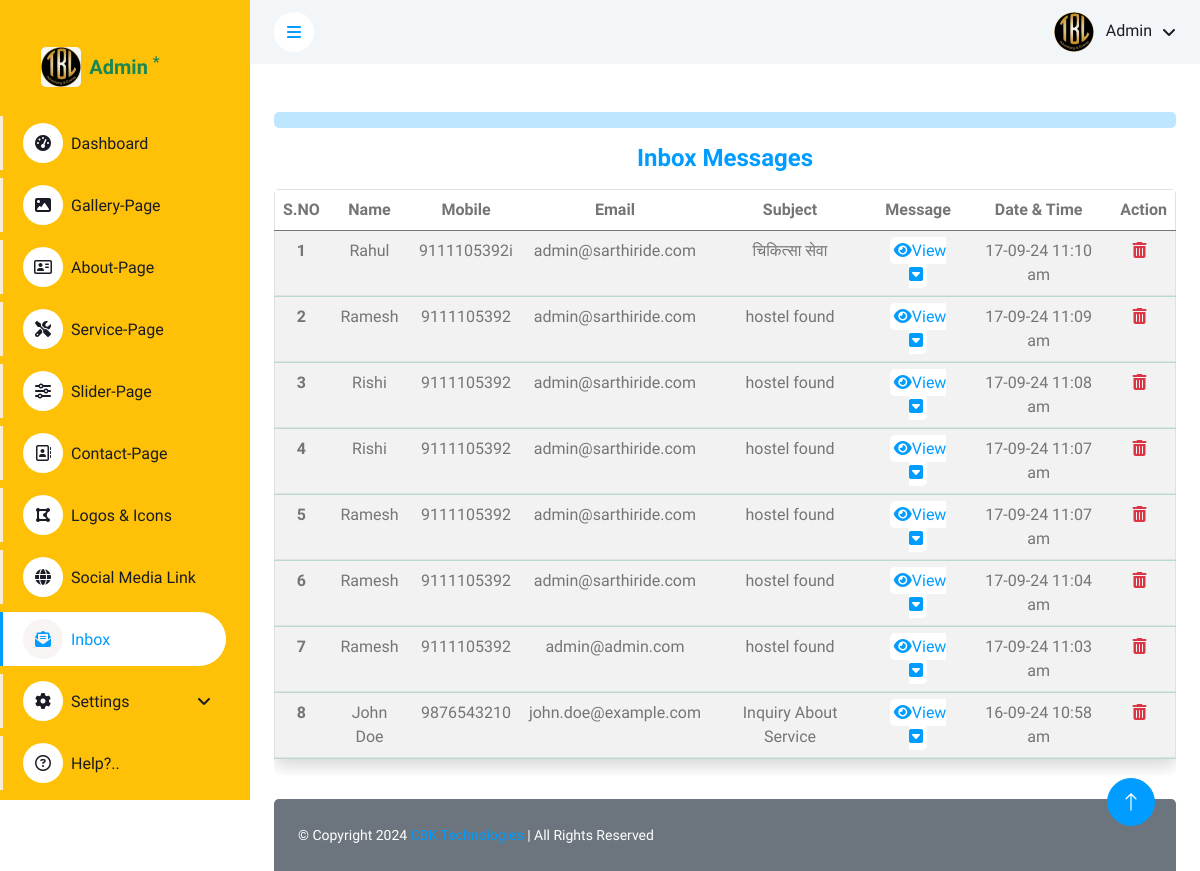
The app's page /admin/dash/inbox.php (signed in) with its own data.
### tables this page shows
CREATE TABLE `inbox` (
  `id` int(11) NOT NULL,
  `name` varchar(255) NOT NULL,
  `mobile` varchar(15) NOT NULL,
  `email` varchar(255) NOT NULL,
  `subject` varchar(255) NOT NULL,
  `message` text NOT NULL,
  `created_at` timestamp NOT NULL DEFAULT current_timestamp(),
  `action` varchar(255) DEFAULT NULL
);

### admin/config/function.php (called while the page is built, shortened)
<?php
function getvalfield($con, $table, $field, $where)
{
    $sql = "select $field from $table where $where";
    $getvalue =  mysqli_query($con, $sql);
    $getval   =  mysqli_fetch_row($getvalue);
    return $getval[0];
}

### admin/dash/inbox.php (the view, shortened to what this page needs)
<?php
$page_name = basename($_SERVER['PHP_SELF']);
?>
<?php include('../includes/header.php') ?>
<?php include('../includes/sidebar.php') ?>
<?php include('../includes/navbar.php') ?>
<div class="container-fluid px-4 pt-4">
    <hr class="text-primary p-2 rounded">
    <div class="row">
        <div class="col-sm-12 col-lg-12">
            <h4 class="text-center fw-bolder text-primary mb-3">Inbox Messages</h4>
            <div class="table-responsive rounded">
                <table class="table table-striped border shadow">
                    <thead class="head">
                        <tr class="text-center text-nowrap">
                            <th scope="col">S.NO</th>
                            <th scope="col">Name</th>
                            <th scope="col">Mobile</th>
                            <th scope="col">Email</th>
                            <th scope="col">Subject</th>
                            <th scope="col">Message</th>
                            <th scope="col">Date & Time</th>
                            <th scope="col">Action</th>
                        </tr>
                    </thead>
                    <tbody>
                        <?php
                        $i = 1;
                        $fetch = mysqli_query($conn, "SELECT * FROM inbox ORDER BY id DESC");
                        while ($row = mysqli_fetch_array($fetch)) {
                            $messageID = 'message' . $row['id'];
                        ?>
                            <tr class="text-center">
                                <th scope="row"><?= $i++ ?></th>
                                <td><?= htmlspecialchars($row['name']) ?></td>
                                <td><?= htmlspecialchars($row['mobile']) ?></td>
                                <td><?= htmlspecialchars($row['email']) ?></td>
                                <td><?= htmlspecialchars($row['subject']) ?></td>
                                <td>
                                    <a class="rounded p-1 bg-white" title="View-Message" data-bs-toggle="collapse" data-bs-target="#<?= $messageID ?>" aria-expanded="false" aria-controls="<?= $messageID ?>">
                                        <i class="fa-solid fa-eye"></i>View
                                        <i class="fa-solid fa-square-caret-down"></i>
                                    </a>
                                </td>
                                <td><?= htmlspecialchars(date('d-m-y g:i a', strtotime($row['created_at']))) ?></td>
                                <td class="">
                                    <a class="text-danger" href="#" onclick="confirmDelete(<?= $row['id']; ?>, 'inbox', 'id')">
                                        <i class="fas fa-trash-alt me-2" title="Delete"></i>
                                    </a>
                                </td>
                            </tr>
                            <tr class="collapse-row">
                                <td colspan="8" class="rounded alert-success m-0 p-0">
                                </td>
                            </tr>
                        <?php } ?>
                    </tbody>
                </table>
            </div>
        </div>
    </div>
</div>
<?php include('../includes/footer.php'); ?>

### admin/includes/sidebar.php (shortened to what this page needs)
<?php
$username = $_SESSION['username'];
$profile_picture = getvalfield($conn, "adminlogin", "profile_picture", "username='$username'");
?>
<div class="sidebar pe-4 pb-3 bg-warning">
    <nav class="navbar">
        <div class="d-flex align-items-center ms-2 mb-4" style="height: 50px;width: 185px;justify-content: center;">
            <div class="ms-0 d-flex">
                <img class="rounded me-lg-2" src="../dash/uploads/<?= $profile_picture ?>" alt="" style="width: 40px; height: 40px;">
                <h5 class="mb-0 text-success mt-2">Admin <sup class="text-success fw-bolder">*</sup></h5>
            </div>
        </div>
        <div class="navbar-nav w-100">
            <a href="../dash/" class="nav-item nav-link <?= ($page_name == 'index.php') ? 'active' : ''; ?>"><i class="fa fa-tachometer-alt me-2"></i>Dashboard</a>
            <a href="../dash/gallery.php" class="nav-item nav-link mt-2 <?= ($page_name == 'gallery.php') ? 'active' : ''; ?>"><i class="fas fa-image me-2"></i>Gallery-Page</a>
            <a href="../dash/about.php" class="nav-item nav-link mt-2 <?= ($page_name == 'about.php') ? 'active' : ''; ?>"><i class="fa-regular fa-address-card me-2"></i>About-Page</a>
            <a href="../dash/service.php" class="nav-item nav-link mt-2 <?= ($page_name == 'service.php') ? 'active' : ''; ?>"><i class="fas fa-tools me-2"></i>Service-Page</a>
            <a href="../dash/slider.php" class="nav-item nav-link mt-2 <?= ($page_name == 'slider.php') ? 'active' : ''; ?>"><i class="fas fa-sliders-h me-2"></i>Slider-Page</a>
            <a href="../dash/contact-info.php" class="nav-item nav-link mt-2 <?= ($page_name == 'contact-info.php') ? 'active' : ''; ?>"><i class="fa-regular fa-address-book me-2"></i>Contact-Page</a>
            <a href="../dash/logo-icon.php" class="nav-item nav-link mt-2 <?= ($page_name == 'logo-icon.php') ? 'active' : ''; ?>"><i class="fa-solid fa-draw-polygon me-2"></i>Logos & Icons</a>
            <a href="../dash/social-media.php" class="nav-item nav-link mt-2 <?= ($page_name == 'social-media.php') ? 'active' : ''; ?>"><i class="fa-solid fa-globe me-2"></i>Social Media Link</a>
            <a href="../dash/inbox.php" class="nav-item nav-link mt-2 <?= ($page_name == 'inbox.php') ? 'active' : ''; ?>"><i class="fa-solid fa-envelope-open-text me-2"></i>Inbox</a>
            <div class="nav-item dropdown mt-2">
                <a href="#" class="nav-link dropdown-toggle" data-bs-toggle="dropdown"><i class="fas fa-cog me-2"></i>Settings</a>
            </div>
            <a href="../dash/help.php" class="nav-item nav-link mt-2 <?= ($page_name == 'help.php') ? 'active' : ''; ?>"><i class="fa-regular fa-circle-question me-2"></i>Help?..</a>
        </div>
    </nav>
</div>

### admin/includes/navbar.php (shortened to what this page needs)
<?php
$username=$_SESSION['username'];
$profile_picture = getvalfield($conn, "adminlogin", "profile_picture", "username='$username'");
?>
<div class="content">
    <nav class="navbar navbar-expand bg-light navbar-light sticky-top px-4 py-0">
        <a href="#" class="sidebar-toggler flex-shrink-0">
            <i class="fa fa-bars"></i>
        </a>
        <div class="navbar-nav align-items-center ms-auto">
            <div class="nav-item dropdown">
                <a href="#" class="nav-link dropdown-toggle" data-bs-toggle="dropdown">
                    <img class="rounded-circle me-lg-2" src="../dash/uploads/<?=$profile_picture?>" alt="" style="width: 40px; height: 40px;">
                    <span class="d-none d-lg-inline-flex"><?=$username;?></span>
                </a>
            </div>
        </div>
    </nav>

### admin/css/style.css (style rules this page uses)
:root { --primary: #009CFF; --light: #f9f3f3df; --dark: #191C24; }
.sidebar { position: fixed; top: 0; left: 0; bottom: 0; width: 250px; height: 100vh; overflow-y: auto; background: var(--light); transition: 0.5s; z-index: 999; }
.content { margin-left: 250px; min-height: 100vh; background: #FFFFFF; transition: 0.5s; }
@media (min-width: 992px) { .sidebar { margin-left: 0; } }
@media (min-width: 992px) { .content { width: calc(100% - 250px); } }
.sidebar .navbar .navbar-nav .nav-link { padding: 7px 20px; color: var(--dark); font-weight: 500; border-left: 3px solid var(--light); border-radius: 0 30px 30px 0; outline: none; }
.sidebar .navbar .navbar-nav .nav-link:hover, .sidebar .navbar .navbar-nav .nav-link.active { color: var(--primary); background: #FFFFFF; border-color: var(--primary); }
.sidebar .navbar .navbar-nav .nav-link i { width: 40px; height: 40px; display: inline-flex; align-items: center; justify-content: center; background: #FFFFFF; border-radius: 40px; }
.sidebar .navbar .navbar-nav .nav-link:hover i, .sidebar .navbar .navbar-nav .nav-link.active i { background: var(--light); }
.sidebar .navbar .dropdown-toggle::after { position: absolute; top: 15px; right: 15px; border: none; content: "\f107"; font-family: "Font Awesome 5 Free"; font-weight: 900; transition: .5s; }
.content .navbar .navbar-nav .nav-link { margin-left: 25px; padding: 12px 0; color: var(--dark); outline: none; }
.content .navbar .sidebar-toggler, .content .navbar .navbar-nav .nav-link i { width: 40px; height: 40px; display: inline-flex; align-items: center; justify-content: center; background: #FFFFFF; border-radius: 40px; }
.content .navbar .dropdown-toggle::after { margin-left: 6px; vertical-align: middle; border: none; content: "\f107"; font-family: "Font Awesome 5 Free"; font-weight: 900; transition: .5s; }
.shadow { border-radius: 5px; }

### records on screen
inbox: name "Rahul", mobile "9111105392i", email "admin@sarthiride.com", subject "चिकित्सा सेवा", created_at "17-09-24 11:10 am"
inbox: name "Ramesh", mobile "9111105392", email "admin@sarthiride.com", subject "hostel found", created_at "17-09-24 11:09 am"
inbox: name "Rishi", mobile "9111105392", email "admin@sarthiride.com", subject "hostel found", created_at "17-09-24 11:08 am"
inbox: name "Rishi", mobile "9111105392", email "admin@sarthiride.com", subject "hostel found", created_at "17-09-24 11:07 am"
inbox: name "Ramesh", mobile "9111105392", email "admin@sarthiride.com", subject "hostel found", created_at "17-09-24 11:07 am"
inbox: name "Ramesh", mobile "9111105392", email "admin@sarthiride.com", subject "hostel found", created_at "17-09-24 11:04 am"
inbox: name "Ramesh", mobile "9111105392", email "admin@admin.com", subject "hostel found", created_at "17-09-24 11:03 am"
inbox: name "John Doe", mobile "9876543210", email "john.doe@example.com", subject "Inquiry About Service", created_at "16-09-24 10:58 am"

### other values on screen
$username "Admin"
